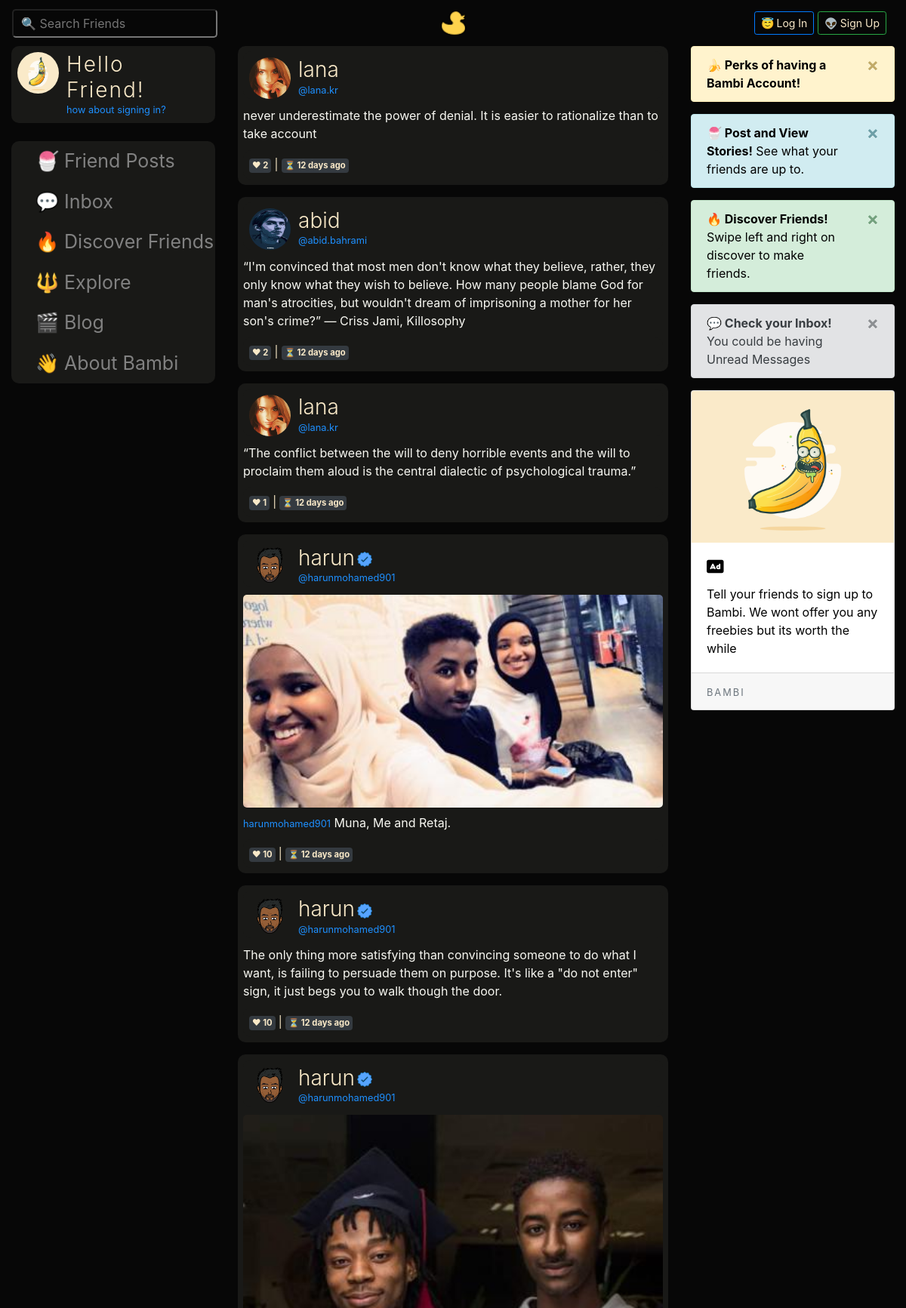
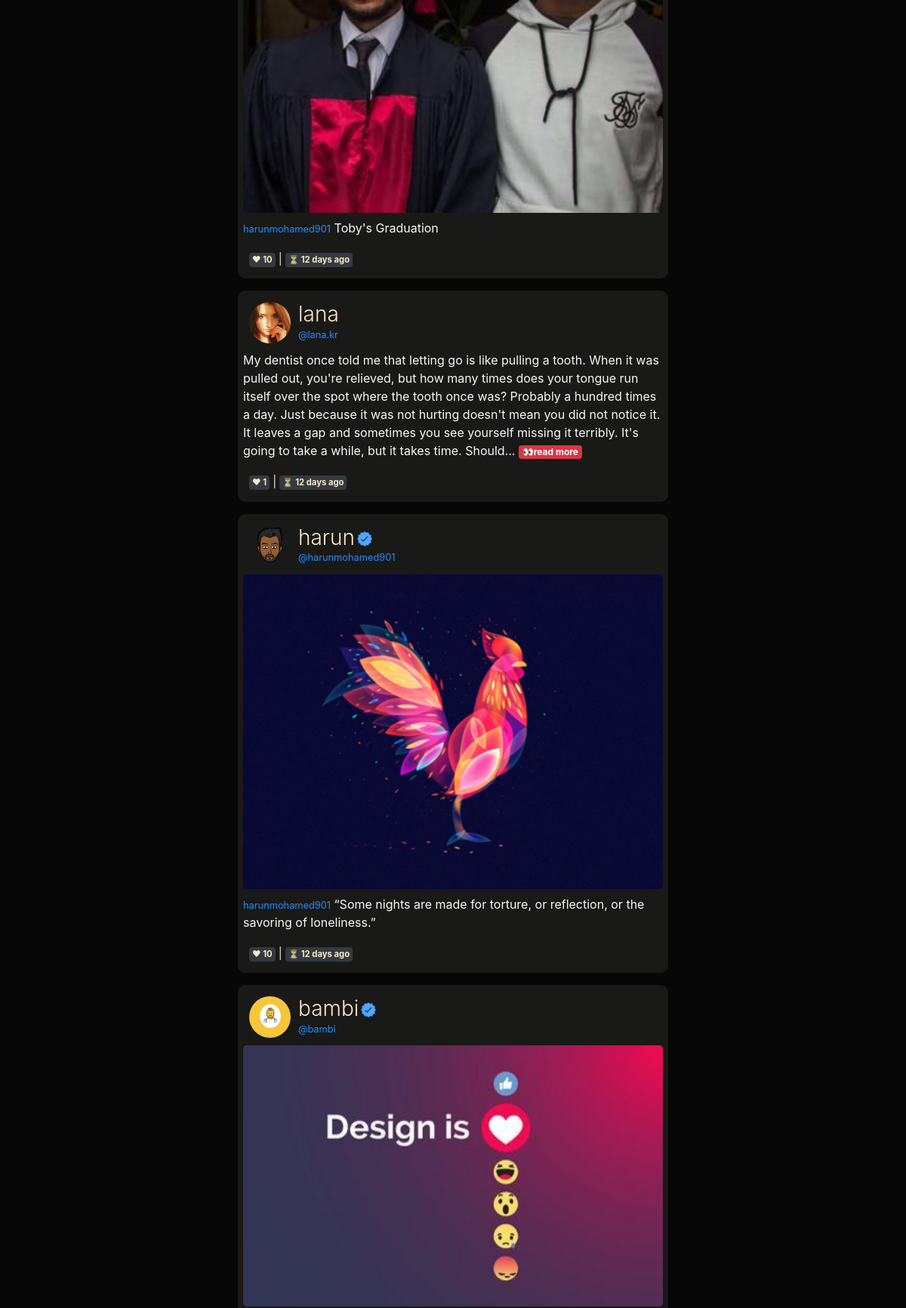
The page /home (upper part) on the database its author committed (2 pictures, top to bottom).
### bambiv3/models.py (models this page shows, shortened)
class Post(db.Model):
	id = db.Column(db.Integer, primary_key=True)
	title = db.Column(db.String(100)) #nullable=False
	date_posted = db.Column(db.DateTime, nullable=False, default=datetime.utcnow)
	content = db.Column(db.Text, nullable=False)
	image = db.Column(db.String(20))
	user_id = db.Column(db.Integer, db.ForeignKey('user.id'), nullable=False)
	likes = db.relationship('PostLike', backref='post', lazy='dynamic')

class User(db.Model, UserMixin):
	id = db.Column(db.Integer, primary_key=True)
	username = db.Column(db.String(20), unique=True, nullable=False)
	email = db.Column(db.String(120), unique=True, nullable=False)
	image_file = db.Column(db.String(20), nullable=False, default='default.jpg')
	password = db.Column(db.String(60), nullable=False)
	last_seen = db.Column(db.DateTime, default=datetime.utcnow)
	department = db.Column(db.String(20), nullable=False)
	student_number = db.Column(db.Integer(), unique=True, nullable=False)
	age = db.Column(db.Integer(), nullable=False)
	country = db.Column(db.String(20), nullable=False)
	hobby = db.Column(db.String(20), nullable=False)
	bio = db.Column(db.String(120), nullable=True)
	private = db.Column(db.Boolean, default=False, nullable=False)
	posts = db.relationship('Post', backref='author', lazy=True)
	products = db.relationship('Product', backref='author', lazy=True)
	followed = db.relationship(
		'User', secondary=followers,
		primaryjoin=(followers.c.follower_id == id),
		secondaryjoin=(followers.c.followed_id == id),
		backref=db.backref('followers', lazy='dynamic'), lazy='dynamic')
	messages_sent = db.relationship('Message',
									foreign_keys='Message.sender_id',
									backref='author', lazy='dynamic')
	messages_received = db.relationship('Message',
										foreign_keys='Message.recipient_id',
										backref='recipient', lazy='dynamic')
	last_message_read_time = db.Column(db.DateTime)

### bambiv3/routes.py (the view, shortened to what this page needs)
@app.route('/')
@app.route('/home', methods=['GET', 'POST'])
def home():
	form = PostForm()
	page = request.args.get('page', 1, type=int)
	posts = Post.query.order_by(Post.date_posted.desc()).paginate(per_page=50, page=page)
	users = User.query.all()
	if current_user.is_authenticated:
		image_file = url_for('static', filename='profile_pics/' + current_user.image_file)
		return render_template('home.html', title="Home", form=form, posts=posts, image_file=image_file, users=users)
	else:
		return render_template('home.html', title="Home", posts=posts)

### bambiv3/templates/home.html (shortened to what this page needs)
{% extends "layout.html" %}
{% block content %}
<div class="container-fluid">
  <div class="row">
    <div class="col-lg-3 d-none d-lg-block">
      {% if current_user.is_authenticated %}
      <header data-toggle="modal" data-target="#profile" title="🍌: Click to Preview Your Profile Info">
        <img src="{{ url_for('static', filename='profile_pics/' + current_user.image_file) }}" alt="default profile" class="profile-thumbnail">
        <div class="profile-name">
          <h3>{{current_user.username}}</h3>
          <small>@{{current_user.email.split("@")[0] | lower}}</small>
        </div>
      </header>
      <br>
      <div class="modal fade" id="profile" tabindex="-1" role="dialog" aria-labelledby="exampleModalCenterTitle" aria-hidden="true">
      <div class="modal-dialog modal-dialog-centered" role="document">
        <div class="modal-content">
            <!--<button type="button" class="close" data-dismiss="modal" aria-label="Close">
              <span aria-hidden="true">&times;</span>
            </button>-->
          <div class="modal-body">
            <div class="card" style="color:#000;text-align:center;">
            <img class="card-img-top" src="{{ image_file }}" alt="Card image cap" style="height:250px;">
            <div class="card-body">
              <h5 class="card-title">{{current_user.username}}</h5>
                My name is {{current_user.username}} and I study {{current_user.department}} at Near East University.
                I am from {{current_user.country}} and I am {{current_user.age}} years old.
            </div>
            <div class="card-footer">
              My hobbies include {{current_user.hobby}}.My Student number is {{current_user.student_number}} and my email is {{current_user.email}}
            <div>
            </div>
          </div>
          </div>
          </div>
          <div class="modal-footer">
            <button type="button" class="btn btn-primary"><a href="{{ url_for('account') }}" style="color:#F9E9C8;">Edit</a></button>
            <button type="button" class="btn btn-dark" data-dismiss="modal">Close</button>
          </div>
        </div>
      </div>
    </div>
    <div class="menu" style="background:#191917;border-radius:10px;">
      <a class="dropdown-item" href="{{ url_for('f_posts') }}"> 🍧 Friend Posts</a>
       <a class="dropdown-item" href="{{ url_for('messages') }}"> 💬 Messages
        {% set new_messages = current_user.new_messages() %}<span id="message_count" class="badge badge-warning"style="visibility: {% if new_messages %}visible{% else %}hidden {% endif %};">{{ new_messages }}</span></a>
      <a class="dropdown-item" href="{{ url_for('discover') }}"> 🔥 Discover Friends</a>
      <a class="dropdown-item" href="{{ url_for('explore') }}"> 🔱 Explore</a>
      <a class="dropdown-item" href="{{ url_for('market') }}"> 👜 Market</a>
      <a class="dropdown-item" href="{{ url_for('new_product') }}"> 🛠 Sell</a>
      <a class="dropdown-item" href="{{ url_for('account') }}"> 🍪 Settings</a>
      <a class="dropdown-item" href="{{ url_for('blog') }}"> 🎬 Blog</a>
      <a class="dropdown-item" href="{{ url_for('about') }}"> 👋 About Bambi</a>
      <a class="dropdown-item" href="{{ url_for('logout') }}"> 🛫 Logout</a>
    </div>
    <!--<div class="card about" style="color:#fff;background:#000;text-align:left;border:1px solid #F9E9C8;">
    <div class="card-body">
      <p> 🎓 Studies at <span>Near East University</span></p>
      <p> 🏅 Majors in <span>{{current_user.department}}</span></p>
      <p> ☂ Student Number: <span>{{current_user.student_number}}</span></p>
      <p> 🙊 Is <span>{{current_user.age}}</span> years old</p>
      <p> 🌍 From <span>{{current_user.country}}</span></p>
      <p> 🚖 Lives in <span>Nicosia, Cyprus</span></p>
      <p> 💎 Interested in <span>{{current_user.hobby}}</span></p>
      <a class="btn btn-sm btn-primary" href="{{ url_for('account') }}">🍁 edit</a>
    </div>
  </div>-->
  <br>
  <header data-toggle="popover" data-content="🍌: Click to know more about Bambi">
    <a href="{{url_for('about')}}" target="_blank" style="color: #F9E9C8;text-decoration: none;">
    <img src="{{ url_for('static', filename='profile_pics/' + 'logod.png') }}" alt="logo" class="profile-thumbnail">
    <div class="profile-name">
      <h3 class="logo">BAMBI</h3>
      <small id="year"></small>
    </a>
    </div>
  </header>
  {% else %}
  <header>
    <img src="{{ url_for('static', filename='profile_pics/' + 'logod.png') }}" alt="logo" class="profile-thumbnail">
    <div class="profile-name">
      <h3 class="logo">Hello Friend!</h3>
      <small>how about signing in?</small>
    </div>
  </header>
  <br>
     <div class="menu" style="background:#191917;border-radius:10px">
      <a class="dropdown-item" href="{{ url_for('f_posts') }}"> 🍧 Friend Posts</a>
       <a class="dropdown-item" href="{{ url_for('inbox') }}"> 💬 Inbox</a>
      <a class="dropdown-item" href="{{ url_for('discover') }}"> 🔥 Discover Friends</a>
      <a class="dropdown-item" href="{{ url_for('explore') }}"> 🔱 Explore</a>
      <a class="dropdown-item" href="{{ url_for('blog') }}"> 🎬 Blog</a>
      <a class="dropdown-item" href="{{ url_for('about') }}"> 👋 About Bambi</a>
    </div>
  {% endif %}
</div>
    <div class="col-lg-6">
   {% for post in posts.items %}
    {% if not post.author.private or current_user == post.author or current_user.is_authenticated %}
    <div class="post mb-3">
      <header class="pb-0">
          <img src="{{ url_for('static', filename='profile_pics/' + post.author.image_file) }}" alt="profile pic" class="profile-thumbnail" data-toggle="popover" data-content="😎 : I am {{post.author.age}} from {{post.author.country}} and I study {{post.author.department}}. I am Interested in {{post.author.hobby}}">
          <div class="profile-name">
            <h3 data-toggle="popover"><a href="{{url_for('user_posts', username=post.author.username)}}" style="color:#F9E9C8;">{{post.author.username}}
             {% if post.author.username in ["harun" , "bambi"] %}<img src="{{ url_for('static', filename='profile_pics/' + 'correct.png') }}" style="width:20px;height:20px;margin-left: -5px;">{% endif %}
           </a></h3>
            <small>@{{post.author.email.split("@")[0] | lower}}</small>
          </div>
        </header>
        <div id="inner">
          {% if post.image %}
          <img class="mb-2" src="{{ url_for('static', filename='profile_pics/' + post.image) }}" style="width:100%;height:100%;border-radius:5px;">
          {% endif %}
          <p>
            {%if post.image%}<small>{{post.author.email.split("@")[0] | lower}}</small>{%endif%}
            {{post.content| truncate(420) | safe | urlize(40, target='_blank')}}
            {% set words = post.content.split() %}
            {% if words|count > 60 %}<a class="badge badge-danger" href="{{url_for('post', post_id=post.id)}}">👀read more</a>{% endif %}
          </p>
        </div>
        <footer>
          <div class="stats">
            <div class="Retweets">
              {% set words = post.content.split() %}
               <a class="badge badge-dark p-1">❤ {{ post.likes.count() }}</a> | <a class="badge badge-dark p-1">⏳ {{ moment(post.date_posted).fromNow() }}</a>
            </div>
          </div>
        </footer>
    </div>
    {% endif %}
  {% endfor %}
</div>
    <div class="col-lg-3 d-none d-lg-block">
      {% if current_user.is_authenticated %}
      {% with messages = get_flashed_messages(with_categories=true) %}
        {% if messages %}
            {% for category , message in messages %}
              <div class="alert alert-{{ category }} alert-dismissible fade show" role="alert">
                {{message}}
              <button type="button" class="close" data-dismiss="alert" aria-label="Close">
                  <span aria-hidden="true">&times;</span>
              </button>
              </div>
            {% endfor %}
        {% endif %}
      {% endwith %}
      <div class="alert alert-warning alert-dismissible fade show" role="alert">
        <a href="{{ url_for('f_posts') }}"  style="color:#000;text-decoration: none">
      <strong>🍧 Post Something!</strong> Tell your friends what you're up to.</a>
        <button type="button" class="close" data-dismiss="alert" aria-label="Close">
          <span aria-hidden="true">&times;</span>
        </button>
      </div>
      <div class="alert alert-success alert-dismissible fade show" role="alert">
        <a href="{{ url_for('discover') }}"  style="color:#000;text-decoration: none">
      <strong>🔥 Discover Friends!</strong> Swipe left and right on discover to make friends.</a>
        <button type="button" class="close" data-dismiss="alert" aria-label="Close">
          <span aria-hidden="true">&times;</span>
        </button>
      </div>
      <div class="alert alert-dark alert-dismissible fade show" role="alert">
      <strong>💬 Check your Inbox! </strong>You have Unread Messages
        <button type="button" class="close" data-dismiss="alert" aria-label="Close">
          <span aria-hidden="true">&times;</span>
        </button>
      </div>
      <div style="color:#F9E9C8;background:#191917;padding:7px;cursor:pointer;border-radius:5px;overflow:auto;height:318px;">
        <h5 style="padding-left: 3px;">Friends - <small><a href="{{url_for('discover')}}" target="_blank">view all</a></small></h5>
        {% for user in users if user != current_user %}
        <header>
        <img src="{{ url_for('static', filename='profile_pics/' + user.image_file) }}" alt="default profile" class="profile-thumbnail">
        <div class="profile-name">
          <h3>{{user.username}}</h3>
          {% if user.country == current_user.country %}
          <small>From {{user.country}}</small>
          {% endif %}
          {% if user.department == current_user.department %}
          <small>Studies {{user.department}}</small>
          {% endif %}
        </div>
        <div class="follow-btn">
            <button style="height:40px;background:none;color:#F9E9C8;"><a href="{{url_for('user_posts', username=user.username)}}"target="_blank">❤</a></button>
          </div>
      </header>
      {% endfor %}
      </div>
      <br>
      <div class="card" style="color:#000;">
      <img class="card-img-top" src="{{ url_for('static', filename='profile_pics/' + 'logod.png') }}" alt="logo">
      <div class="card-body">
        <h5 class="card-title"><i class="fas fa-ad"></i></h5>
        <p class="card-text">Tell your friends to sign up to Bambi. We wont offer you any freebies but its worth the while</p>
      </div>
      <div class="card-footer">
        <small class="text-muted logo">BAMBI</small>
      </div>
    </div>
    <div id="new_post">
      <button class="post_btn"><a href="{{ url_for('f_posts') }}" style="color:#F9E9C8;"><i class="fas fa-feather-alt" style="font-size:30px;"></i></a></button>
    </div>
    {% else %}
    <div class="alert alert-warning alert-dismissible fade show" role="alert">
        <a href="{{ url_for('f_posts') }}"  style="color:#000;text-decoration: none">
      <strong>🍌 Perks of having a Bambi Account!</strong></a>
        <button type="button" class="close" data-dismiss="alert" aria-label="Close">
          <span aria-hidden="true">&times;</span>
        </button>
      </div>
    <div class="alert alert-info alert-dismissible fade show" role="alert">
        <a href="{{ url_for('f_posts') }}"  style="color:#000;text-decoration: none">
      <strong>🍧 Post and View Stories!</strong> See what your friends are up to.</a>
        <button type="button" class="close" data-dismiss="alert" aria-label="Close">
          <span aria-hidden="true">&times;</span>
        </button>
      </div>
      <div class="alert alert-success alert-dismissible fade show" role="alert">
        <a href="{{ url_for('discover') }}"  style="color:#000;text-decoration: none">
      <strong>🔥 Discover Friends!</strong> Swipe left and right on discover to make friends.</a>
        <button type="button" class="close" data-dismiss="alert" aria-label="Close">
          <span aria-hidden="true">&times;</span>
        </button>
      </div>
      <div class="alert alert-secondary alert-dismissible fade show" role="alert">
      <strong>💬 Check your Inbox! </strong>You could be having Unread Messages
        <button type="button" class="close" data-dismiss="alert" aria-label="Close">
          <span aria-hidden="true">&times;</span>
        </button>
      </div>
    <div class="card" style="color:#000;">
      <img class="card-img-top" src="{{ url_for('static', filename='profile_pics/' + 'logod.png') }}" alt="logo">
      <div class="card-body">
        <h5 class="card-title"><i class="fas fa-ad"></i></h5>
        <p class="card-text">Tell your friends to sign up to Bambi. We wont offer you any freebies but its worth the while</p>
      </div>
      <div class="card-footer">
        <small class="text-muted logo">BAMBI</small>
      </div>
    </div>
    {% endif %}
</div>
{% endblock content %}

### rows shown on the page
Post: image_file (picture), author.username "lana", author.email "lana.kr", content "never underestimate the power of denial. It is easier to rationalize than to take account", likes.count "2", date_posted "12 days ago"
Post: image_file (picture), author.username "abid", author.email "abid.bahrami", content "“I'm convinced that most men don't know what they believe, rather, they only know what they wish to believe. How many people blame God for man's atrocities, but wouldn't dream of imprisoning a mother for her son's crime?” ― Criss Jami, Killosophy", likes.count "2", date_posted "12 days ago"
Post: image_file (picture), author.username "lana", author.email "lana.kr", content "“The conflict between the will to deny horrible events and the will to proclaim them aloud is the central dialectic of psychological trauma.”", likes.count "1", date_posted "12 days ago"
Post: image_file (picture), author.username "harun", author.email "harunmohamed901", image (picture), content "Muna, Me and Retaj.", likes.count "10", date_posted "12 days ago"
Post: image_file (picture), author.username "harun", author.email "harunmohamed901", content "The only thing more satisfying than convincing someone to do what I want, is failing to persuade them on purpose. It's like a \"do not enter\" sign, it just begs you to walk though the door.", likes.count "10", date_posted "12 days ago"
Post: image_file (picture), author.username "harun", author.email "harunmohamed901", image (picture), content "Toby's Graduation", likes.count "10", date_posted "12 days ago"
Post: image_file (picture), author.username "lana", author.email "lana.kr", content "My dentist once told me that letting go is like pulling a tooth. When it was pulled out, you're relieved, but how many times does your tongue run itself over the spot where the tooth once was? Probably a hundred times a day. Just because it was not hurting doesn't mean you did not notice it. It leaves a gap and sometimes you see yourself missing it terribly. It's going to take a while, but it takes time. Should...", likes.count "1", date_posted "12 days ago"
Post: image_file (picture), author.username "harun", author.email "harunmohamed901", image (picture), content "“Some nights are made for torture, or reflection, or the savoring of loneliness.”", likes.count "10", date_posted "12 days ago"
Post: image_file (placeholder picture), author.username "bambi", author.email "bambi", image (picture)
